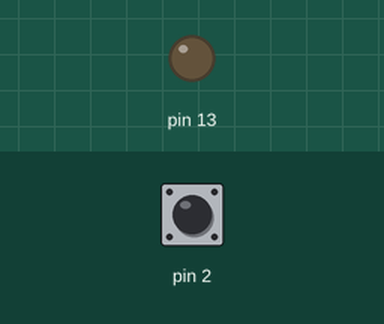
A sketch run on a simulated Arduino Uno, built with avr-gcc and run on an emulated ATmega328P. On the bench: output pins drawn as LEDs (lit = HIGH). Inputs (shaded band) come from the test bench; at power-on: pin 2 HIGH.

Above: at 1.2 s.
1.3 s: pin 2 pulled LOW for 0.15 s
At 1.4 s:
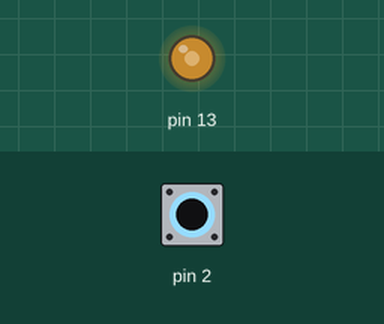
3.0 s: pin 2 pulled LOW for 1 s
At 4.6 s:
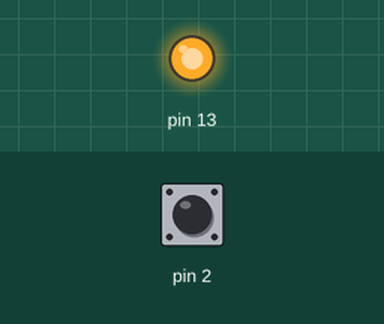
5.5 s: pin 2 pulled LOW for 3.2 s
At 6.9 s:
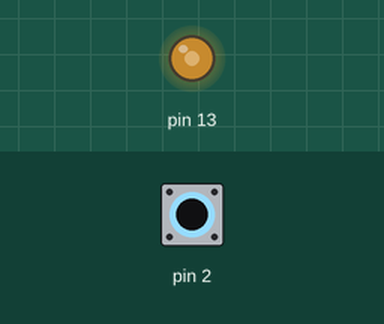
Timing chart, 0 to 10.2 s (numbered marks = the images above; inputs shaded):
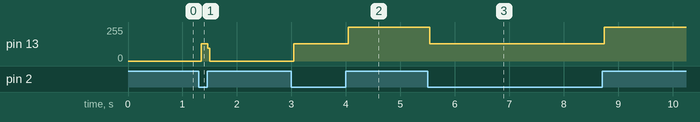

The sketch:

sample4_6.ino
```cpp
void setup(){
  pinMode(2, INPUT_PULLUP); // 택트 스위치를 D2에 연결
  pinMode(13,OUTPUT);
}
boolean sw=false;    // LED를 켜고 끄는 스위치(초깃값: 끔)
void loop(){
  while(digitalRead(2)==LOW) {   // 택트 스위치가 눌렸는지 판단
    if( sw ) digitalWrite(13,LOW);
    else digitalWrite(13,HIGH);
    sw = !sw;
  }
}
```

Measured:
- after the input at 1.3 s, pin 13: 0/255 → 130/255 at once, → 0/255 0.12 s later
- after the input at 3.0 s, pin 13: 0/255 → 130/255 at once, → 255/255 1.0 s later
- after the input at 5.5 s, pin 13: 255/255 → 130/255 at once, → 255/255 3.2 s later
